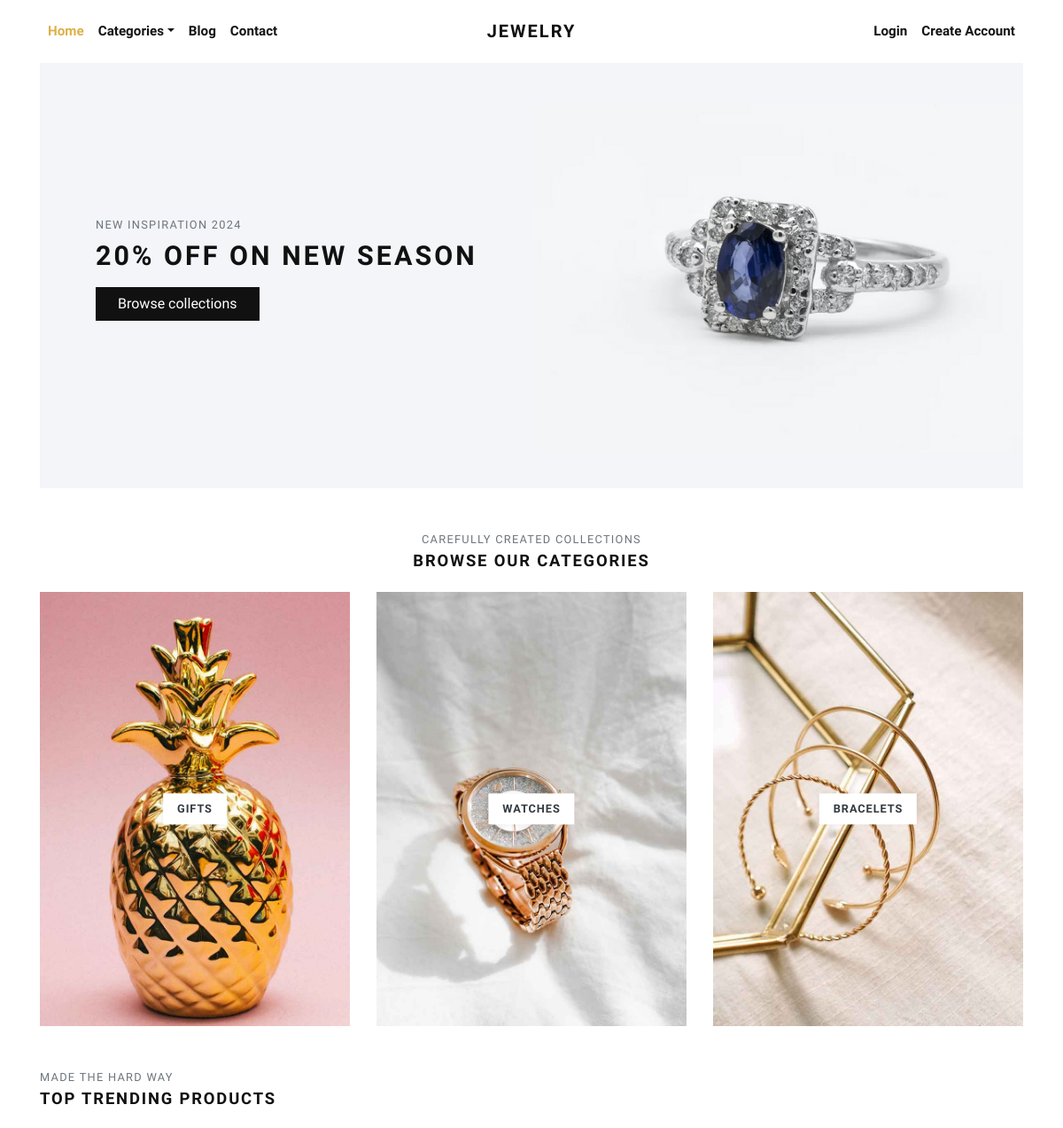
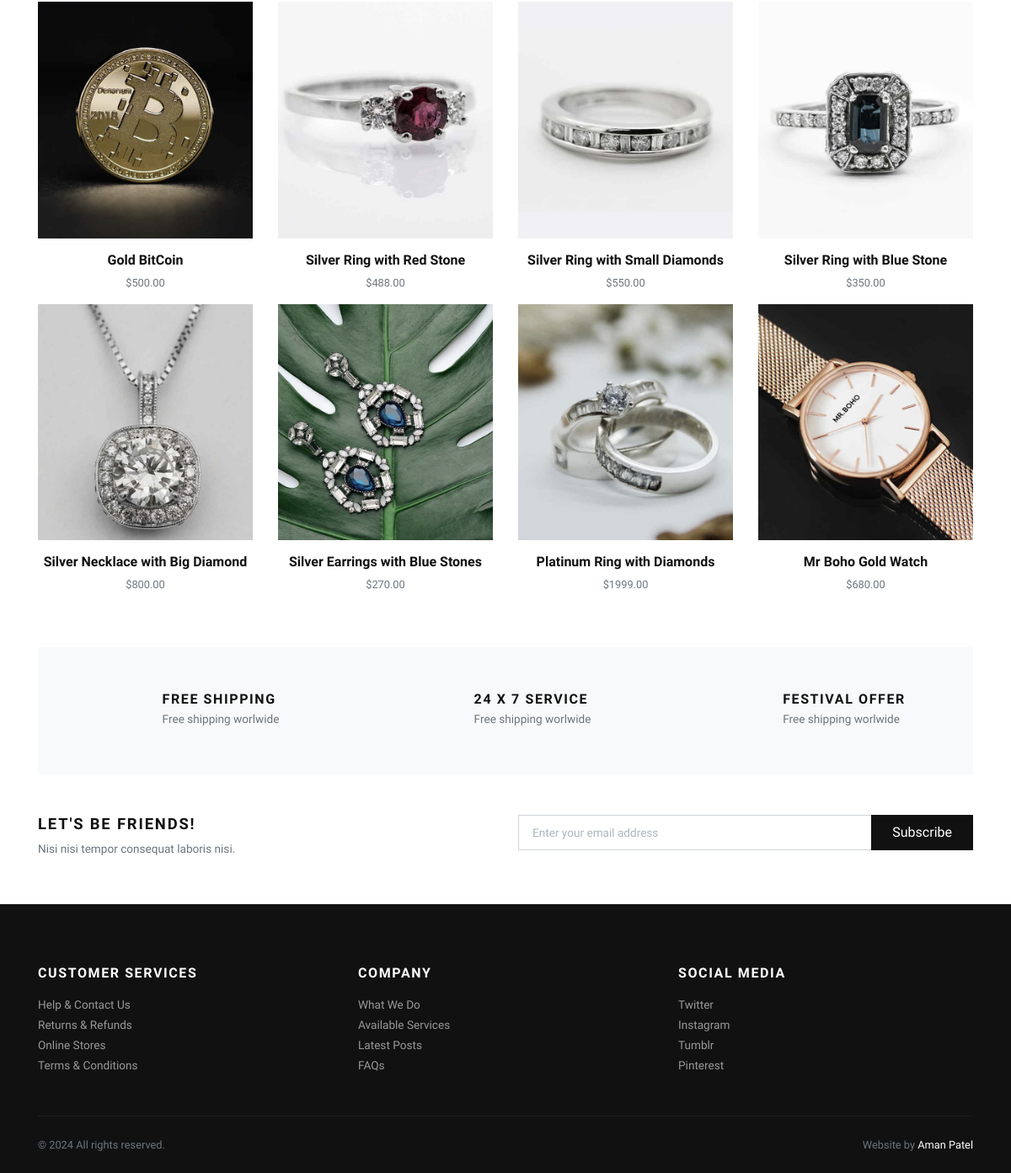
The page / on the database its author committed (2 pictures, top to bottom).
### store/models.py (models this page shows, shortened)
class Category(models.Model):
    title = models.CharField(max_length=50, verbose_name="Category Title")
    slug = models.SlugField(max_length=55, verbose_name="Category Slug")
    description = models.TextField(blank=True, verbose_name="Category Description")
    category_image = models.ImageField(upload_to='category', blank=True, null=True, verbose_name="Category Image")
    is_active = models.BooleanField(verbose_name="Is Active?")
    is_featured = models.BooleanField(verbose_name="Is Featured?")
    created_at = models.DateTimeField(auto_now_add=True, verbose_name="Created Date")
    updated_at = models.DateTimeField(auto_now=True, verbose_name="Updated Date")
    class Meta:
        verbose_name_plural = 'Categories'
        ordering = ('-created_at', )

class Product(models.Model):
    title = models.CharField(max_length=150, verbose_name="Product Title")
    slug = models.SlugField(max_length=160, verbose_name="Product Slug")
    sku = models.CharField(max_length=255, unique=True, verbose_name="Unique Product ID (SKU)")
    short_description = models.TextField(verbose_name="Short Description")
    detail_description = models.TextField(blank=True, null=True, verbose_name="Detail Description")
    product_image = models.ImageField(upload_to='product', blank=True, null=True, verbose_name="Product Image")
    price = models.DecimalField(max_digits=8, decimal_places=2)
    category = models.ForeignKey(Category, verbose_name="Product Categoy", on_delete=models.CASCADE)
    is_active = models.BooleanField(verbose_name="Is Active?")
    is_featured = models.BooleanField(verbose_name="Is Featured?")
    created_at = models.DateTimeField(auto_now_add=True, verbose_name="Created Date")
    updated_at = models.DateTimeField(auto_now=True, verbose_name="Updated Date")
    class Meta:
        verbose_name_plural = 'Products'
        ordering = ('-created_at', )

### store/views.py (the view)
# urls.py: path('', views.home, name="home"),
def home(request):
    categories = Category.objects.filter(is_active=True, is_featured=True)[:3]
    products = Product.objects.filter(is_active=True, is_featured=True)[:8]
    context = {
        'categories': categories,
        'products': products,
    }
    return render(request, 'store/index.html', context)

### templates/store/index.html (shortened to what this page needs)
{% extends 'base.html' %}
{% load static %}
      {% block content %}
      <div class="container">
        <section class="hero pb-3 bg-cover bg-center d-flex align-items-center" style="background: url({% static 'img/hero-jewlrey-banner.jpg' %})">
          <div class="container py-5">
            <div class="row px-4 px-lg-5">
              <div class="col-lg-6">
                <p class="text-muted small text-uppercase mb-2">New Inspiration 2024</p>
                <h1 class="h2 text-uppercase mb-3">20% off on new season</h1><a class="btn btn-dark" href="{% url 'store:all-categories' %}">Browse collections</a>
              </div>
            </div>
          </div>
        </section>
        <section class="pt-5">
          <header class="text-center">
            <p class="small text-muted small text-uppercase mb-1">Carefully created collections</p>
            <h2 class="h5 text-uppercase mb-4">Browse our categories</h2>
          </header>
          <div class="row">
          {% if categories %}
            {% for category in categories %}
              <div class="col-md-4 mb-4 mb-md-0">
                <a class="category-item" href="{% url 'store:category-products' category.slug %}">
                  <strong class="category-item-title">{{ category.title }}</strong>
                </a>
              </div>
            {% endfor %}
          {% endif %}
          </div>
        </section>
        <section class="py-5">
          <header>
            <p class="small text-muted small text-uppercase mb-1">Made the hard way</p>
            <h2 class="h5 text-uppercase mb-4">Top trending products</h2>
          </header>
          <div class="row">
            {% if products %}
              {% for product in products %}
                <div class="col-xl-3 col-lg-4 col-sm-6">
                  <div class="product text-center">
                    <div class="position-relative mb-3">
                      <a class="d-block" href="{% url 'store:product-detail' product.slug %}">
                        {% if product.product_image %}
                          <img class="img-fluid w-100" src="{{ product.product_image.url }}" alt="{{product.title}}">
                        {% else %}
                          <img class="img-fluid w-100" src="{% static 'img/product-1.jpg' %}" alt="{{product.title}}">
                        {% endif %}
                      </a>
                    </div>
                    <h6> <a class="reset-anchor" href="detail.html">{{ product.title }}</a></h6>
                    <p class="small text-muted">${{product.price}}</p>
                  </div>
                </div>
              {% endfor %}
            {% endif %}
          </div>
        </section>
        <section class="py-5 bg-light">
          <div class="container">
            <div class="row text-center">
              <div class="col-lg-4 mb-3 mb-lg-0">
                <div class="d-inline-block">
                  <div class="media align-items-end">
                    <svg class="svg-icon svg-icon-big svg-icon-light">
                      <use xlink:href="#delivery-time-1"> </use>
                    </svg>
                    <div class="media-body text-left ml-3">
                      <h6 class="text-uppercase mb-1">Free shipping</h6>
                      <p class="text-small mb-0 text-muted">Free shipping worlwide</p>
                    </div>
                  </div>
                </div>
              </div>
              <div class="col-lg-4 mb-3 mb-lg-0">
                <div class="d-inline-block">
                  <div class="media align-items-end">
                    <svg class="svg-icon svg-icon-big svg-icon-light">
                      <use xlink:href="#helpline-24h-1"> </use>
                    </svg>
                    <div class="media-body text-left ml-3">
                      <h6 class="text-uppercase mb-1">24 x 7 service</h6>
                      <p class="text-small mb-0 text-muted">Free shipping worlwide</p>
                    </div>
                  </div>
                </div>
              </div>
              <div class="col-lg-4">
                <div class="d-inline-block">
                  <div class="media align-items-end">
                    <svg class="svg-icon svg-icon-big svg-icon-light">
                      <use xlink:href="#label-tag-1"> </use>
                    </svg>
                    <div class="media-body text-left ml-3">
                      <h6 class="text-uppercase mb-1">Festival offer</h6>
                      <p class="text-small mb-0 text-muted">Free shipping worlwide</p>
                    </div>
                  </div>
                </div>
              </div>
            </div>
          </div>
        </section>
        <section class="py-5">
          <div class="container p-0">
            <div class="row">
              <div class="col-lg-6 mb-3 mb-lg-0">
                <h5 class="text-uppercase">Let's be friends!</h5>
                <p class="text-small text-muted mb-0">Nisi nisi tempor consequat laboris nisi.</p>
              </div>
              <div class="col-lg-6">
                <form action="#">
                  <div class="input-group flex-column flex-sm-row mb-3">
                    <input class="form-control form-control-lg py-3" type="email" placeholder="Enter your email address" aria-describedby="button-addon2">
                    <div class="input-group-append">
                      <button class="btn btn-dark btn-block" id="button-addon2" type="submit">Subscribe</button>
                    </div>
                  </div>
                </form>
              </div>
            </div>
          </div>
        </section>
      </div>
      {% endblock content %}

### templates/base.html (shortened to what this page needs)
{% load static %}
<!DOCTYPE html>
<html>
  <head>
    <link rel="stylesheet" href="{% static 'vendor/bootstrap/css/bootstrap.min.css' %}">
    <link rel="stylesheet" href="{% static 'vendor/lightbox2/css/lightbox.min.css' %}">
    <link rel="stylesheet" href="{% static 'vendor/nouislider/nouislider.min.css' %}">
    <link rel="stylesheet" href="{% static 'vendor/bootstrap-select/css/bootstrap-select.min.css' %}">
    <link rel="stylesheet" href="{% static 'vendor/owl.carousel2/assets/owl.carousel.min.css' %}">
    <link rel="stylesheet" href="{% static 'vendor/owl.carousel2/assets/owl.theme.default.css' %}">
    <link rel="stylesheet" href="{% static 'css/style.default.css' %}" id="theme-stylesheet">
    <link rel="stylesheet" href="{% static 'css/custom.css' %}">
  </head>
  <body>
    <div class="page-holder">
      {% include 'navbar.html' %}
      {% block content %}
      {% endblock content %}
      {% include 'footer.html' %}
      {% include 'scripts.html' %}

### templates/navbar.html (shortened to what this page needs)
{% load static %}
      <header class="header bg-white">
        <div class="container px-0 px-lg-3">
          <nav class="navbar navbar-expand-lg navbar-light py-3 px-lg-0"><a class="navbar-brand" href="{% url 'store:home' %}"><span class="font-weight-bold text-uppercase text-dark">Jewelry</span></a>
            <div class="collapse navbar-collapse" id="navbarSupportedContent">
              <ul class="navbar-nav mr-auto">
                <li class="nav-item">
                  <a class="nav-link active" href="{% url 'store:home' %}">Home</a>
                </li>
                <li class="nav-item dropdown"><a class="nav-link dropdown-toggle" id="pagesDropdown" href="#" data-toggle="dropdown" aria-haspopup="true" aria-expanded="false">Categories</a>
                </li>
                <li class="nav-item">
                  <a class="nav-link" href="{% url 'store:blog-list' %}">Blog</a>
                </li>
                <li class="nav-item">
                  <a class="nav-link" href="{% url 'store:contact' %}">Contact</a>
                </li>
              </ul>
              <ul class="navbar-nav ml-auto">
                {% if request.user.is_authenticated %}
                  <li class="nav-item"><a class="nav-link" href="{% url 'store:cart' %}"> <i class="fas fa-dolly-flatbed mr-1 text-gray"></i>Cart<small class="text-gray">({{cart_items.count}})</small></a></li>
                  <li class="nav-item"><a class="nav-link" href="#"> <i class="far fa-heart mr-1"></i><small class="text-gray"> (0)</small></a></li>
                  {% comment %} <li class="nav-item"><a class="nav-link" href="#"> <i class="fas fa-user-alt mr-1 text-gray"></i>My Account</a></li> {% endcomment %}
                  <li class="nav-item dropdown"><a class="nav-link dropdown-toggle" id="pagesDropdown" href="#" data-toggle="dropdown" aria-haspopup="true" aria-expanded="false"><i class="fas fa-user-alt mr-1 text-gray"></i>My Account</a></a>
                  <div class="dropdown-menu mt-3" aria-labelledby="pagesDropdown">
                      <a class="dropdown-item border-0 transition-link" href="{% url 'store:profile' %}">Profile</a>
                      <a class="dropdown-item border-0 transition-link" href="{% url 'store:cart' %}">Cart</a>
                      <a class="dropdown-item border-0 transition-link" href="{% url 'store:orders' %}">Orders</a>
                      <a class="dropdown-item border-0 transition-link" href="{% url 'store:password-change' %}">Change Password</a>
                    <hr>
                    <a class="dropdown-item border-0 transition-link" href="{% url 'store:logout' %}">Log Out</a>
                </li>
                {% else %}
                  <li class="nav-item"><a class="nav-link" href="{% url 'store:login' %}">Login</a></li>
                  <li class="nav-item"><a class="nav-link" href="{% url 'store:register' %}">Create Account</a></li>
                {% endif %}
              </ul>
            </div>
          </nav>
        </div>
      </header>

### templates/footer.html
<footer class="bg-dark text-white">
        <div class="container py-4">
          <div class="row py-5">
            <div class="col-md-4 mb-3 mb-md-0">
              <h6 class="text-uppercase mb-3">Customer services</h6>
              <ul class="list-unstyled mb-0">
                <li><a class="footer-link" href="#">Help &amp; Contact Us</a></li>
                <li><a class="footer-link" href="#">Returns &amp; Refunds</a></li>
                <li><a class="footer-link" href="#">Online Stores</a></li>
                <li><a class="footer-link" href="#">Terms &amp; Conditions</a></li>
              </ul>
            </div>
            <div class="col-md-4 mb-3 mb-md-0">
              <h6 class="text-uppercase mb-3">Company</h6>
              <ul class="list-unstyled mb-0">
                <li><a class="footer-link" href="#">What We Do</a></li>
                <li><a class="footer-link" href="#">Available Services</a></li>
                <li><a class="footer-link" href="#">Latest Posts</a></li>
                <li><a class="footer-link" href="#">FAQs</a></li>
              </ul>
            </div>
            <div class="col-md-4">
              <h6 class="text-uppercase mb-3">Social media</h6>
              <ul class="list-unstyled mb-0">
                <li><a class="footer-link" href="#">Twitter</a></li>
                <li><a class="footer-link" href="#">Instagram</a></li>
                <li><a class="footer-link" href="#">Tumblr</a></li>
                <li><a class="footer-link" href="#">Pinterest</a></li>
              </ul>
            </div>
          </div>
          <div class="border-top pt-4" style="border-color: #1d1d1d !important">
            <div class="row">
              <div class="col-lg-6">
                <p class="small text-muted mb-0">&copy; 2024 All rights reserved.</p>
              </div>
              <div class="col-lg-6 text-lg-right">
                <p class="small text-muted mb-0">Website by <a class="text-white reset-anchor"  target="_blank">Aman Patel</a></p>
              </div>
            </div>
          </div>
        </div>
      </footer>

### templates/scripts.html (shortened to what this page needs)
{% load static %}
      <link rel="stylesheet" href="https://use.fontawesome.com/releases/v5.7.1/css/all.css">
    </div>
  </body>
</html>

### rows shown on the page
Category: title "GIFTS"
Category: title "WATCHES"
Category: title "BRACELETS"
Product: product_image (picture), title "Gold BitCoin", price "500.00"
Product: product_image (picture), title "Silver Ring with Red Stone", price "488.00"
Product: product_image (picture), title "Silver Ring with Small Diamonds", price "550.00"
Product: product_image (picture), title "Silver Ring with Blue Stone", price "350.00"
Product: product_image (picture), title "Silver Necklace with Big Diamond", price "800.00"
Product: product_image (picture), title "Silver Earrings with Blue Stones", price "270.00"
Product: product_image (picture), title "Platinum Ring with Diamonds", price "1999.00"
Product: product_image (picture), title "Mr Boho Gold Watch", price "680.00"
